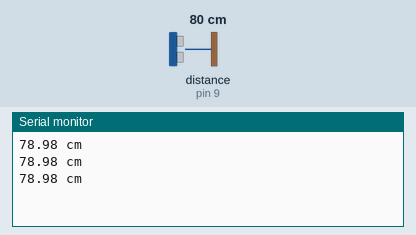
This sketch was run on a simulated Arduino Uno, built with avr-gcc and run on an emulated ATmega328P. Parts: the last lines printed to the serial monitor. Wiring (inferred from the names in the program): ultrasonic range finder: trigger A0; echo pin 9. The inputs (shaded band) are chosen by the test bench; at power-on: distance to the obstacle (sensor on pin 9) 80 cm. The echo pulse lasts 58.3 µs per cm.

Above: at 1.3 s.
1.4 s: distance to the obstacle (sensor on pin 9) set to 2 cm
At 1.9 s:
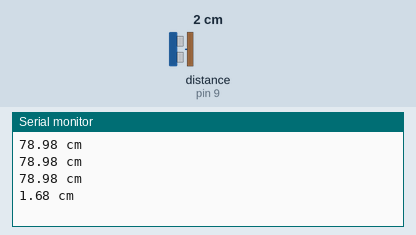
2.9 s: distance to the obstacle (sensor on pin 9) set to 4 cm
At 3.4 s:
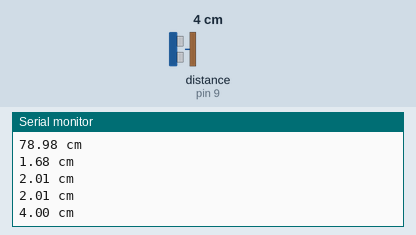
Timing chart, 0 to 5.9 s (numbered marks = the images above; inputs shaded):
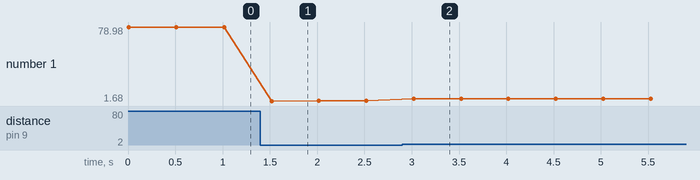

Measured:
- after the input at 1.4 s, the serial monitor: prints a new line after 0.12 s (image 1)
- after the input at 2.9 s, the serial monitor: prints a new line after 0.12 s (image 2)
- plotted number 1: 78.98 → 2.01 after the input at 1.4 s, 2.01 → 4 after the input at 2.9 s

The sketch:

LED_ex02ex.ino
```cpp
int trig = A0; // 出力ピン
int echo = 9;  // 入力ピン

void setup()
{
  Serial.begin(9600);
  pinMode(trig, OUTPUT);
  pinMode(echo, INPUT);
}

void loop()
{
  // 超音波の出力終了
  digitalWrite(trig, LOW);
  delayMicroseconds(10);
  // 超音波を出力
  digitalWrite(trig, HIGH);
  delayMicroseconds(11);
  // 超音波を出力終了
  digitalWrite(trig, LOW);
  // 出力した超音波が返って来る時間を計測
  unsigned long t = pulseIn(echo, HIGH);
  // 計測した時間と音速から反射物までの距離を計算
  float distance = t * 0.017;
  // 計算結果をシリアル通信で出力
  Serial.print(distance);
  Serial.println(" cm");
  delay(500);
}
```
